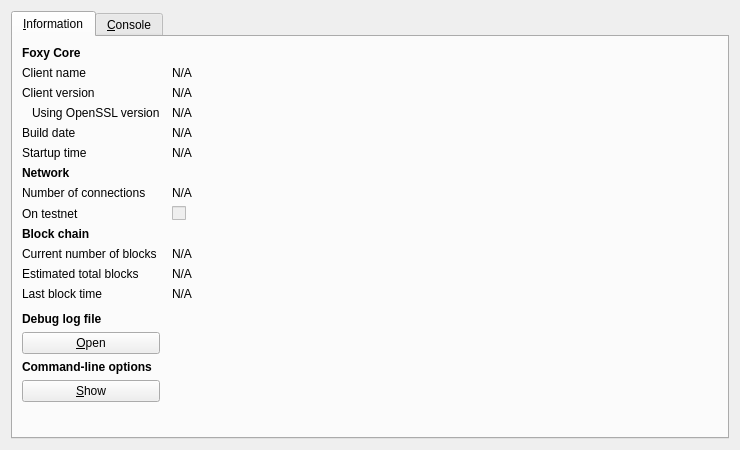
<?xml version="1.0" encoding="UTF-8"?>
<ui version="4.0">
 <class>RPCConsole</class>
 <widget class="QDialog" name="RPCConsole">
  <property name="geometry">
   <rect>
    <x>0</x>
    <y>0</y>
    <width>740</width>
    <height>450</height>
   </rect>
  </property>
  <property name="windowTitle">
   <string>Foxy - Debug window</string>
  </property>
  <layout class="QVBoxLayout" name="verticalLayout_2">
   <item>
    <widget class="QTabWidget" name="tabWidget">
     <property name="currentIndex">
      <number>0</number>
     </property>
     <widget class="QWidget" name="tab_info">
      <attribute name="title">
       <string>&amp;Information</string>
      </attribute>
      <layout class="QGridLayout" name="gridLayout" columnstretch="0,1">
       <property name="horizontalSpacing">
        <number>12</number>
       </property>
       <item row="0" column="0">
        <widget class="QLabel" name="label_9">
         <property name="font">
          <font>
           <weight>75</weight>
           <bold>true</bold>
          </font>
         </property>
         <property name="text">
          <string>Foxy Core</string>
         </property>
        </widget>
       </item>
       <item row="1" column="0">
        <widget class="QLabel" name="label_5">
         <property name="text">
          <string>Client name</string>
         </property>
        </widget>
       </item>
       <item row="1" column="1">
        <widget class="QLabel" name="clientName">
         <property name="cursor">
          <cursorShape>IBeamCursor</cursorShape>
         </property>
         <property name="text">
          <string>N/A</string>
         </property>
         <property name="textFormat">
          <enum>Qt::PlainText</enum>
         </property>
         <property name="textInteractionFlags">
          <set>Qt::LinksAccessibleByMouse|Qt::TextSelectableByKeyboard|Qt::TextSelectableByMouse</set>
         </property>
        </widget>
       </item>
       <item row="2" column="0">
        <widget class="QLabel" name="label_6">
         <property name="text">
          <string>Client version</string>
         </property>
        </widget>
       </item>
       <item row="2" column="1">
        <widget class="QLabel" name="clientVersion">
         <property name="cursor">
          <cursorShape>IBeamCursor</cursorShape>
         </property>
         <property name="text">
          <string>N/A</string>
         </property>
         <property name="textFormat">
          <enum>Qt::PlainText</enum>
         </property>
         <property name="textInteractionFlags">
          <set>Qt::LinksAccessibleByMouse|Qt::TextSelectableByKeyboard|Qt::TextSelectableByMouse</set>
         </property>
        </widget>
       </item>
       <item row="3" column="0">
        <widget class="QLabel" name="label_14">
         <property name="text">
          <string>Using OpenSSL version</string>
         </property>
         <property name="indent">
          <number>10</number>
         </property>
        </widget>
       </item>
       <item row="3" column="1">
        <widget class="QLabel" name="openSSLVersion">
         <property name="cursor">
          <cursorShape>IBeamCursor</cursorShape>
         </property>
         <property name="text">
          <string>N/A</string>
         </property>
         <property name="textFormat">
          <enum>Qt::PlainText</enum>
         </property>
         <property name="textInteractionFlags">
          <set>Qt::LinksAccessibleByMouse|Qt::TextSelectableByKeyboard|Qt::TextSelectableByMouse</set>
         </property>
        </widget>
       </item>
       <item row="4" column="0">
        <widget class="QLabel" name="label_12">
         <property name="text">
          <string>Build date</string>
         </property>
        </widget>
       </item>
       <item row="4" column="1">
        <widget class="QLabel" name="buildDate">
         <property name="cursor">
          <cursorShape>IBeamCursor</cursorShape>
         </property>
         <property name="text">
          <string>N/A</string>
         </property>
         <property name="textFormat">
          <enum>Qt::PlainText</enum>
         </property>
         <property name="textInteractionFlags">
          <set>Qt::LinksAccessibleByMouse|Qt::TextSelectableByKeyboard|Qt::TextSelectableByMouse</set>
         </property>
        </widget>
       </item>
       <item row="5" column="0">
        <widget class="QLabel" name="label_13">
         <property name="text">
          <string>Startup time</string>
         </property>
        </widget>
       </item>
       <item row="5" column="1">
        <widget class="QLabel" name="startupTime">
         <property name="cursor">
          <cursorShape>IBeamCursor</cursorShape>
         </property>
         <property name="text">
          <string>N/A</string>
         </property>
         <property name="textFormat">
          <enum>Qt::PlainText</enum>
         </property>
         <property name="textInteractionFlags">
          <set>Qt::LinksAccessibleByMouse|Qt::TextSelectableByKeyboard|Qt::TextSelectableByMouse</set>
         </property>
        </widget>
       </item>
       <item row="6" column="0">
        <widget class="QLabel" name="label_11">
         <property name="font">
          <font>
           <weight>75</weight>
           <bold>true</bold>
          </font>
         </property>
         <property name="text">
          <string>Network</string>
         </property>
        </widget>
       </item>
       <item row="7" column="0">
        <widget class="QLabel" name="label_7">
         <property name="text">
          <string>Number of connections</string>
         </property>
        </widget>
       </item>
       <item row="7" column="1">
        <widget class="QLabel" name="numberOfConnections">
         <property name="cursor">
          <cursorShape>IBeamCursor</cursorShape>
         </property>
         <property name="text">
          <string>N/A</string>
         </property>
         <property name="textFormat">
          <enum>Qt::PlainText</enum>
         </property>
         <property name="textInteractionFlags">
          <set>Qt::LinksAccessibleByMouse|Qt::TextSelectableByKeyboard|Qt::TextSelectableByMouse</set>
         </property>
        </widget>
       </item>
       <item row="8" column="0">
        <widget class="QLabel" name="label_8">
         <property name="text">
          <string>On testnet</string>
         </property>
        </widget>
       </item>
       <item row="8" column="1">
        <widget class="QCheckBox" name="isTestNet">
         <property name="enabled">
          <bool>false</bool>
         </property>
         <property name="text">
          <string/>
         </property>
        </widget>
       </item>
       <item row="9" column="0">
        <widget class="QLabel" name="label_10">
         <property name="font">
          <font>
           <weight>75</weight>
           <bold>true</bold>
          </font>
         </property>
         <property name="text">
          <string>Block chain</string>
         </property>
        </widget>
       </item>
       <item row="10" column="0">
        <widget class="QLabel" name="label_3">
         <property name="text">
          <string>Current number of blocks</string>
         </property>
        </widget>
       </item>
       <item row="10" column="1">
        <widget class="QLabel" name="numberOfBlocks">
         <property name="cursor">
          <cursorShape>IBeamCursor</cursorShape>
         </property>
         <property name="text">
          <string>N/A</string>
         </property>
         <property name="textFormat">
          <enum>Qt::PlainText</enum>
         </property>
         <property name="textInteractionFlags">
          <set>Qt::LinksAccessibleByMouse|Qt::TextSelectableByKeyboard|Qt::TextSelectableByMouse</set>
         </property>
        </widget>
       </item>
       <item row="11" column="0">
        <widget class="QLabel" name="label_4">
         <property name="text">
          <string>Estimated total blocks</string>
         </property>
        </widget>
       </item>
       <item row="11" column="1">
        <widget class="QLabel" name="totalBlocks">
         <property name="cursor">
          <cursorShape>IBeamCursor</cursorShape>
         </property>
         <property name="text">
          <string>N/A</string>
         </property>
         <property name="textFormat">
          <enum>Qt::PlainText</enum>
         </property>
         <property name="textInteractionFlags">
          <set>Qt::LinksAccessibleByMouse|Qt::TextSelectableByKeyboard|Qt::TextSelectableByMouse</set>
         </property>
        </widget>
       </item>
       <item row="12" column="0">
        <widget class="QLabel" name="label_2">
         <property name="text">
          <string>Last block time</string>
         </property>
        </widget>
       </item>
       <item row="12" column="1">
        <widget class="QLabel" name="lastBlockTime">
         <property name="cursor">
          <cursorShape>IBeamCursor</cursorShape>
         </property>
         <property name="text">
          <string>N/A</string>
         </property>
         <property name="textFormat">
          <enum>Qt::PlainText</enum>
         </property>
         <property name="textInteractionFlags">
          <set>Qt::LinksAccessibleByMouse|Qt::TextSelectableByKeyboard|Qt::TextSelectableByMouse</set>
         </property>
        </widget>
       </item>
       <item row="13" column="0">
        <spacer name="verticalSpacer_2">
         <property name="orientation">
          <enum>Qt::Vertical</enum>
         </property>
         <property name="sizeHint" stdset="0">
          <size>
           <width>20</width>
           <height>20</height>
          </size>
         </property>
        </spacer>
       </item>
       <item row="14" column="0">
        <widget class="QLabel" name="labelDebugLogfile">
         <property name="font">
          <font>
           <weight>75</weight>
           <bold>true</bold>
          </font>
         </property>
         <property name="text">
          <string>Debug log file</string>
         </property>
        </widget>
       </item>
       <item row="15" column="0">
        <widget class="QPushButton" name="openDebugLogfileButton">
         <property name="toolTip">
          <string>Open the Foxy debug log file from the current data directory. This can take a few seconds for large log files.</string>
         </property>
         <property name="text">
          <string>&amp;Open</string>
         </property>
         <property name="autoDefault">
          <bool>false</bool>
         </property>
        </widget>
       </item>
       <item row="16" column="0">
        <widget class="QLabel" name="labelCLOptions">
         <property name="font">
          <font>
           <weight>75</weight>
           <bold>true</bold>
          </font>
         </property>
         <property name="text">
          <string>Command-line options</string>
         </property>
        </widget>
       </item>
       <item row="17" column="0">
        <widget class="QPushButton" name="showCLOptionsButton">
         <property name="toolTip">
          <string>Show the Foxy-Qt help message to get a list with possible Foxy command-line options.</string>
         </property>
         <property name="text">
          <string>&amp;Show</string>
         </property>
         <property name="autoDefault">
          <bool>false</bool>
         </property>
        </widget>
       </item>
       <item row="18" column="0">
        <spacer name="verticalSpacer">
         <property name="orientation">
          <enum>Qt::Vertical</enum>
         </property>
         <property name="sizeHint" stdset="0">
          <size>
           <width>20</width>
           <height>40</height>
          </size>
         </property>
        </spacer>
       </item>
      </layout>
     </widget>
     <widget class="QWidget" name="tab_console">
      <attribute name="title">
       <string>&amp;Console</string>
      </attribute>
      <layout class="QVBoxLayout" name="verticalLayout_3">
       <property name="spacing">
        <number>3</number>
       </property>
       <item>
        <widget class="QTextEdit" name="messagesWidget">
         <property name="minimumSize">
          <size>
           <width>0</width>
           <height>100</height>
          </size>
         </property>
         <property name="readOnly">
          <bool>true</bool>
         </property>
         <property name="tabKeyNavigation" stdset="0">
          <bool>false</bool>
         </property>
         <property name="columnCount" stdset="0">
          <number>2</number>
         </property>
        </widget>
       </item>
       <item>
        <layout class="QHBoxLayout" name="horizontalLayout">
         <property name="spacing">
          <number>3</number>
         </property>
         <item>
          <widget class="QLabel" name="label">
           <property name="text">
            <string notr="true">&gt;</string>
           </property>
          </widget>
         </item>
         <item>
          <widget class="QLineEdit" name="lineEdit"/>
         </item>
         <item>
          <widget class="QPushButton" name="clearButton">
           <property name="maximumSize">
            <size>
             <width>24</width>
             <height>24</height>
            </size>
           </property>
           <property name="toolTip">
            <string>Clear console</string>
           </property>
           <property name="text">
            <string/>
           </property>
           <property name="icon">
            <iconset resource="../bitcoin.qrc">
             <normaloff>:/icons/remove</normaloff>:/icons/remove</iconset>
           </property>
           <property name="shortcut">
            <string notr="true">Ctrl+L</string>
           </property>
           <property name="autoDefault">
            <bool>false</bool>
           </property>
          </widget>
         </item>
        </layout>
       </item>
      </layout>
     </widget>
    </widget>
   </item>
  </layout>
 </widget>
 <resources>
  <include location="../bitcoin.qrc"/>
 </resources>
 <connections/>
</ui>
